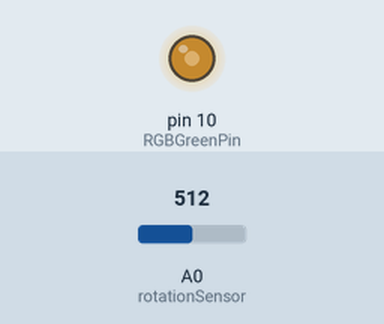
A sketch run on a simulated Arduino Uno, built with avr-gcc and run on an emulated ATmega328P. On the bench: output pins drawn as LEDs (lit = HIGH). The test bench sets the inputs (shaded band); at power-on: A0 (rotationSensor) = 512.

Above: at 1.2 s.
1.3 s: A0 (rotationSensor) set to 716
At 1.8 s:
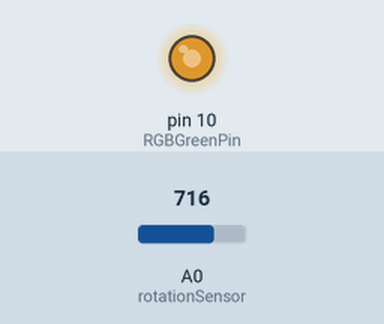
2.8 s: A0 (rotationSensor) set to 900
At 4.0 s:
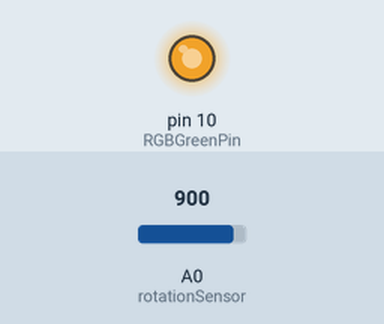
4.3 s: A0 (rotationSensor) set to 122
At 5.3 s:
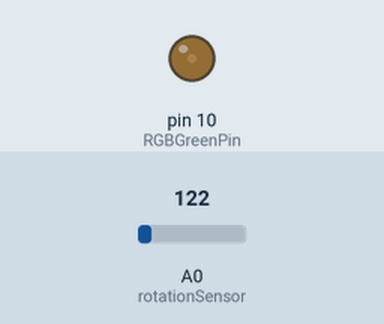
5.8 s: A0 (rotationSensor) set to 0
At 6.4 s:
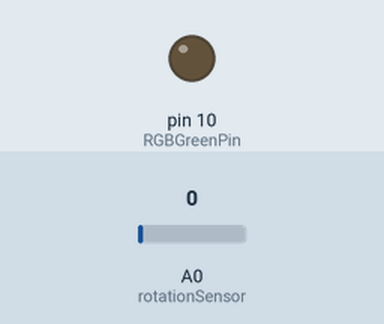
7.3 s: A0 (rotationSensor) set to 511
At 8.7 s:
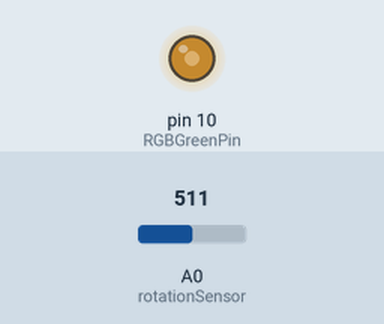
Timing chart, 0 to 9.8 s (numbered marks = the images above; inputs shaded):
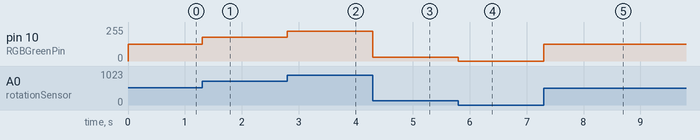

Measured:
- after the input at 1.3 s, pin 10 (RGBGreenPin): 127/255 → 178/255 at once
- after the input at 2.8 s, pin 10 (RGBGreenPin): 178/255 → 224/255 at once
- after the input at 4.3 s, pin 10 (RGBGreenPin): 224/255 → 30/255 at once
- after the input at 5.8 s, pin 10 (RGBGreenPin): 30/255 → 0/255 at once
- after the input at 7.3 s, pin 10 (RGBGreenPin): 0/255 → 127/255 at once

The sketch:

007lvl3.ino
```cpp
// Program: 007 level 3
// Author: Braden Coates
#define RGBGreenPin 10
#define rotationSensor A0

void greenFade(int fade) { // Fade green LED
  analogWrite(RGBGreenPin, fade);
}

void setup() {
  // put your setup code here, to run once:
  pinMode(RGBGreenPin, OUTPUT);  //Setup green RGB LED pin as an output pin.
}

void loop() {
  // put your main code here, to run repeatedly:
  greenFade(map(analogRead(rotationSensor), 0, 1023, 0, 255)); // maps the rotation to the green fade
}
```
